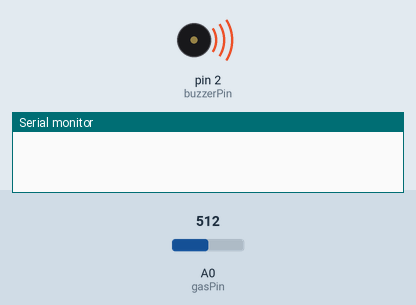
Bench run of a sketch on a simulated Arduino Uno, built with avr-gcc and run on an emulated ATmega328P. Shown: buzzer (waves = sounding, pin HIGH), the last lines printed to the serial monitor. The test bench sets the inputs (shaded band); at power-on: A0 (gasPin) = 512.

Above: at 0.1 s.
1.4 s: A0 (gasPin) set to 316
4.4 s: A0 (gasPin) set to 282
At 4.88 s:
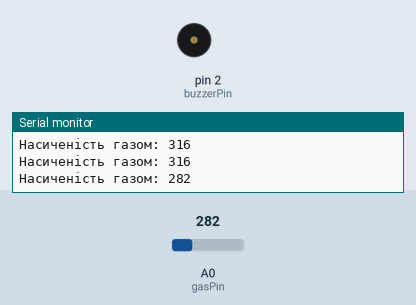
Timing chart, 0 to 13.4 s (numbered marks = the images above; inputs shaded):
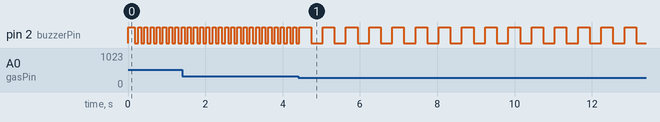

The sketch:

GasSensorWithActiveBuzzer.ino
```cpp
// ініціалізація змінних з номером піна
// Датчик MQ2
// Датчик газу
const int gasPin = A0;
// Активний зумер
const int buzzerPin = 2;

// Налаштування порогів чутливості
// Невелика кількість газу
const int thresholdLow = 150;
// Багато газу
const int thresholdHigh = 300;

void setup() {
    Serial.begin(9600);
    pinMode(buzzerPin, OUTPUT);

    // Тестовий гудок при ввімкненні, щоб перевірити зумер
    digitalWrite(buzzerPin, HIGH);
    delay(100);
    digitalWrite(buzzerPin, LOW);
}

void loop() {
    // Зчитуємо дані з датчика MQ2
    int gasValue = analogRead(gasPin);

    Serial.print("Насиченість газом: ");
    Serial.println(gasValue);

    // Випадок 1: КРИТИЧНА НЕБЕЗПЕКА (газу багато)
    if (gasValue > thresholdHigh) {
        // Швидке переривчасте пищання
        digitalWrite(buzzerPin, HIGH);
        delay(80);
        digitalWrite(buzzerPin, LOW);
        delay(80);
    }
    // Випадок 2: ПОПЕРЕДЖЕННЯ (невелике збільшення газу)
    else if (gasValue > thresholdLow) {
        // Повільне переривчасте пищання
        digitalWrite(buzzerPin, HIGH);
        delay(300);
        digitalWrite(buzzerPin, LOW);
        delay(300);
    }
    // Випадок 3: ВСЕ БЕЗПЕЧНО
    else {
        // Гарантовано вимикаємо зумер
        digitalWrite(buzzerPin, LOW);
        // Невелика пауза між опитуваннями
        delay(150);
    }
}
```

Measured:
- the behaviour switches between 301 and 300 on A0 (gasPin) (found by bisection; images 0 and 1)
- after the input at 4.4 s, pin 2 (buzzerPin): alternates HIGH for 0.30 s and LOW for 0.30 s, starting after 0.34 s
- by itself, pin 2 (buzzerPin): alternates HIGH for 0.08 s and LOW for 0.08 s
